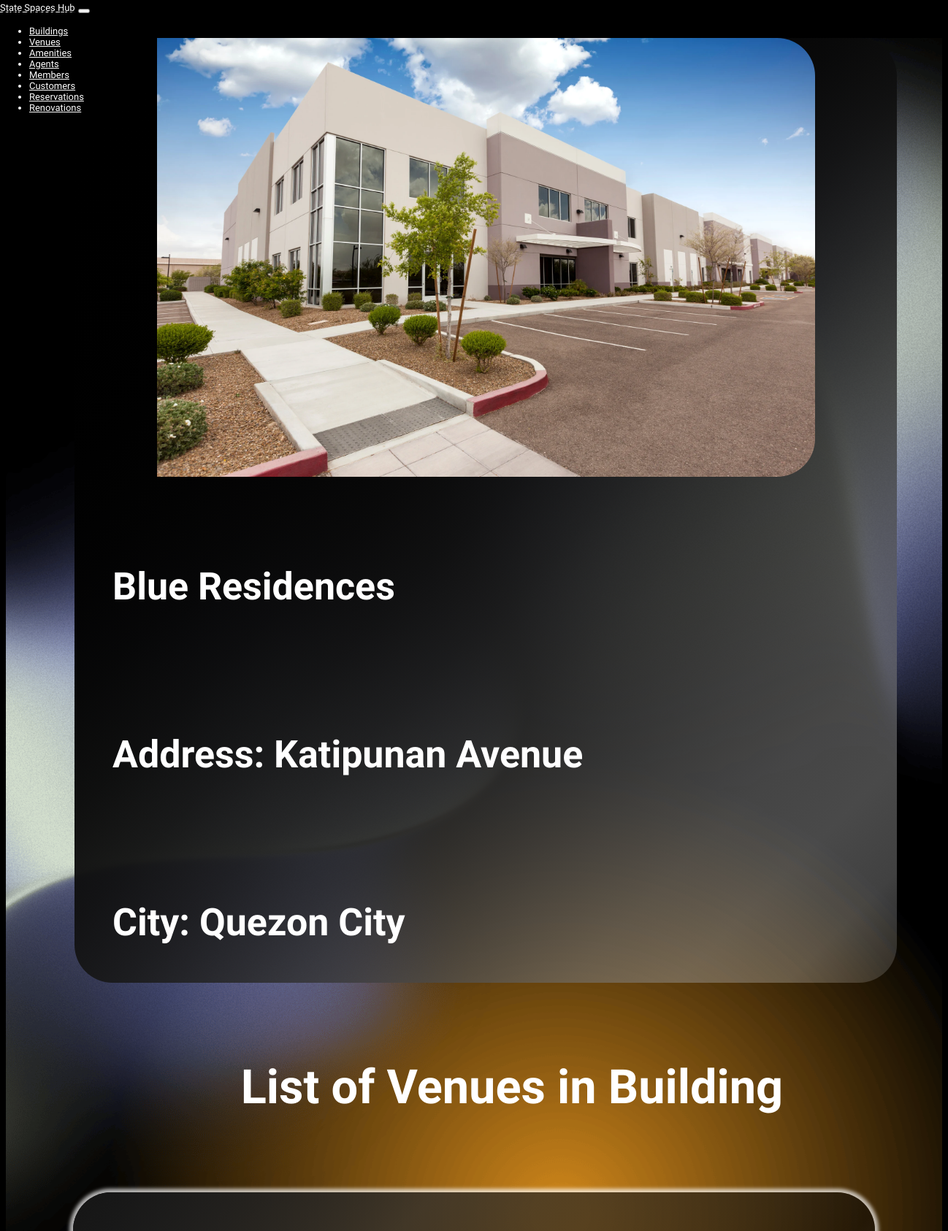
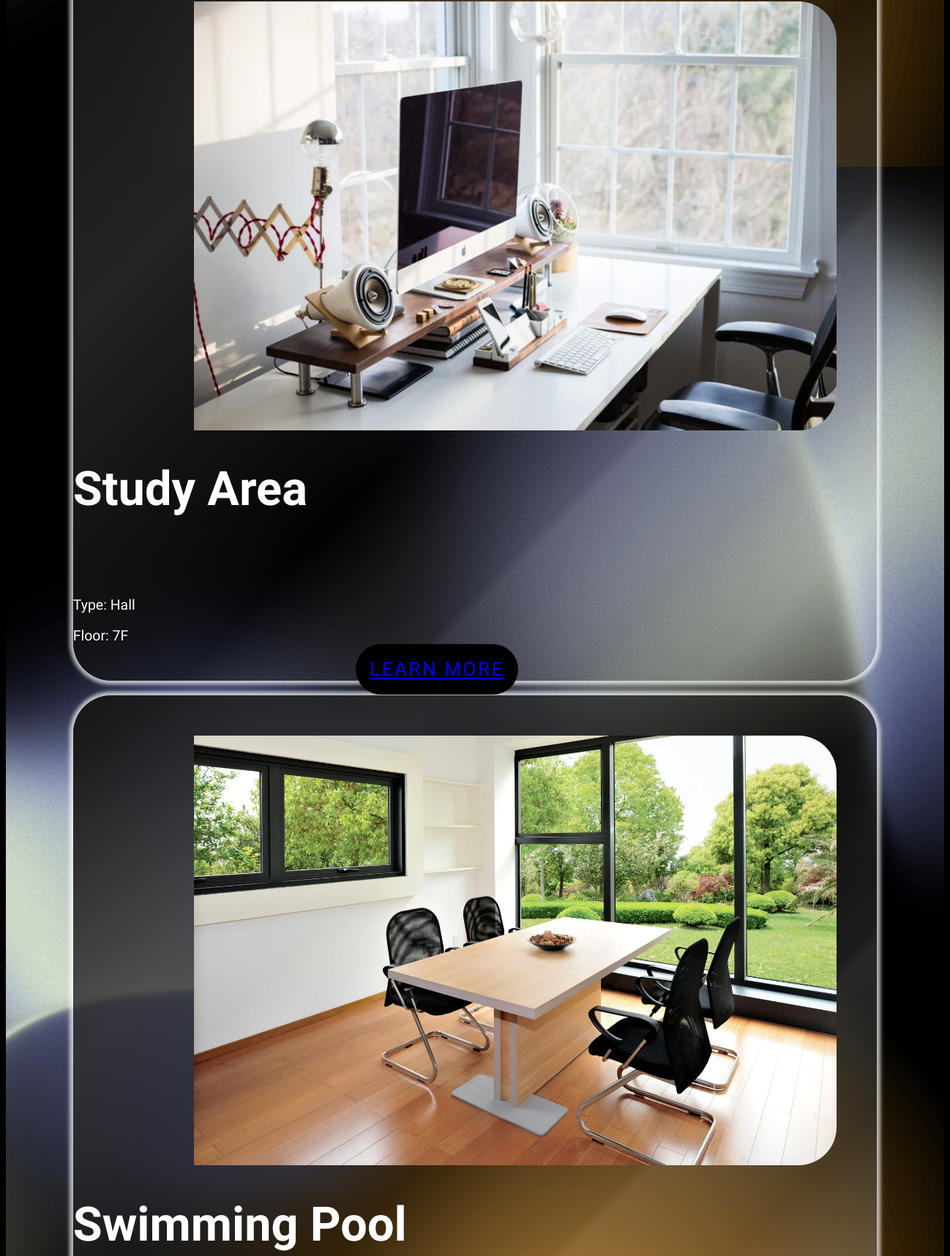
Screenshot of /building/1 (upper part) with the database file from the repository (2 pictures, top to bottom).
### StateSpacesHub/models.py (models this page shows, shortened)
class Building(models.Model):
    building_name = models.CharField(max_length=255, null=False)
    building_address = models.CharField(max_length=255, null=False)
    building_city = models.CharField(max_length=255, null=False)

class Venue(models.Model):
    STATUS_CHOICES = [
        ("A", "Available"),
        ("R", "Reserved"),
        ("U", "Under Renovation"),
    ]
    building = models.ForeignKey(Building, on_delete=models.CASCADE, related_name='venues')
    venue_name = models.CharField(max_length=255, null=False)
    venue_type = models.CharField(max_length=255, null=True, default="None")
    venue_floor = models.CharField(max_length=50,null=False)
    venue_floor_area = models.PositiveIntegerField(null=False)
    venue_capacity = models.PositiveIntegerField(null=False)
    venue_status = models.CharField(
        max_length=1,
        choices=STATUS_CHOICES,
        default="A"
    )
    def get_absolute_url(self):
        return reverse('StateSpacesHub:venue_detail', kwargs={'pk': self.pk})

### StateSpacesHub/views.py (the view)
# urls.py: path('building/<int:pk>', BuildingDetailView.as_view(), name='building_detail'),
class BuildingDetailView(DetailView):
    model = Building
    template_name = 'building/BuildingDetail.html'
    def get_context_data(self, **kwargs):
        context = super().get_context_data(**kwargs)
        building = self.get_object()
        context['venues'] = building.venues.all()
        context['total_venues'] = building.venues.count()
        return context

### templates/building/buildingDetail.html (shortened to what this page needs)
{% extends "base.html" %}
{% load static %}
{% block css %}
<link rel="stylesheet" href="{% static 'building/detail.css' %}">
{% endblock css %}
{% block content %}
<section class="building-detail">
        <div class="row">
          <div class="col-md-12">
            <div class="translucent-card">
                <img src="http://127.0.0.1:8000/static/building/detail.webp" class="card-img-top" alt="{{ building.building_name }} Image">
                <h2>{{building.building_name}}</h2>
                <h2>Address: {{building.building_address}}</h2>
                <h2>City: {{building.building_city}}</h2>
            </div>
          </div>
          <h1>List of Venues in Building</h1>
        </div>
          {% for venue in building.venues.all %}
          <div class="col-md-12">
              <div class="card">
                  <div class="row">
                      <div class="col-sm-4">
                          <img class="venue_image card-img-top" src="http://127.0.0.1:8000/static/venue/{{forloop.counter}}.webp"  alt="{{ venue.venue_name }}">
                      </div>
                      <div class="col-sm-8">
                          <div class="card-body">
                              <h5 class="card-title">{{ venue.venue_name }}</h5>
                              <p>Type: {{ venue.venue_type }}</p>
                              <p>Floor: {{ venue.venue_floor }}</p>
                              <a href="{{ venue.get_absolute_url }}" class="btn btn-dark button">LEARN MORE</a>
                          </div>
                      </div>
                  </div>
              </div>
          </div>
          {% endfor %}
</section>
{% endblock content %}

### static/base.css (style rules this page uses)
body { background-color:black; color:white; font-family: Questrial; }
h2 { color: white; font-family: Questrial; font-size: 3vw; margin-top:5vw; }

### static/building/detail.css (style rules this page uses)
.building-detail { background-image: url("detailbg.png"); background-size: contain; background-position: top; background-repeat: repeat; text-align: center; width: 100%; min-height: 145.27vw; }
.building-detail .row { margin-top: 20px; }
.building-detail .card { border-radius: 4vw; margin-bottom: 20px; border: none; background: linear-gradient(135deg, rgba(21,21,21,1) 0%,rgba(30,30,30,0.92) 9%,rgba(45,45,45,0.78) 24%,rgba(19,19,19,0.57) 47%,rgba(3,3,3,0.51) 54%,rgba(46,46,46,0.45) 61%,rgba(73,73,73,0.39) 68%,rgba(104,104,104,0.38) 69%,rgba(104,104,104,0.28) 80%,rgba(255,255,255,0.2) 89%,rgba(255,255,255,0.1) 100%); box-shadow: 0 0 5px 5px rgba(255,255,255, 0.7); transition: transform 0.2s; width: 87%; margin: auto; min-height: 300px; }
.building-detail .col-md-12 { margin: 0.75vw; }
.building-detail .card-img-top { height: 200px; object-fit: cover; border-radius: 4vw; }
.building-detail .card-title { margin-top: 3vw; font-size: 5vw; color: white; font-family: Questrial; text-align: left; }
.building-detail .card-body p { font-size: 1.5vw; font-family: Questrial; color: white; text-align: left; }
.building-detail .button { background-color: black; width: 90%; padding: 1.5vw 1.5vw; font-size: 2vw; font-family: Hanken Grotesk; text-transform: capitalize; border-radius: 4vw; letter-spacing: 0.2vw; margin-left: -8vw; }
.building-detail .venue_image { width: 90%; margin-top: 5% !important; height: 80%; margin: auto; object-fit: cover; border-radius: 4vw; }
.translucent-card { background-image: linear-gradient(135deg, rgb(0% 0% 0%) 0%, rgb(0.002% 0.002% 0.002% / 0.9999867248535156) 6.25%, rgb(0.024% 0.024% 0.024% / 0.99978759765625) 12.5%, rgb(0.124% 0.124% 0.124% / 0.9989247131347656) 18.75%, rgb(0.391% 0.391% 0.391% / 0.9966015625) 25%, rgb(0.954% 0.954% 0.954% / 0.9917030334472656) 31.25%, rgb(1.978% 1.978% 1.978% / 0.98279541015625) 37.5%, rgb(3.664% 3.664% 3.664% / 0.9681263732910156) 43.75%, rgb(6.25% 6.25% 6.25% / 0.945625) 50%, rgb(10.011% 10.011% 10.011% / 0.9129017639160156) 56.25%, rgb(15.259% 15.259% 15.259% / 0.86724853515625) 62.5%, rgb(22.34% 22.34% 22.34% / 0.8056385803222657) 68.75%, rgb(31.641% 31.641% 31.641% / 0.7247265625) 75%, rgb(43.581% 43.581% 43.581% / 0.6208485412597656) 81.25%, rgb(58.618% 58.618% 58.618% / 0.49002197265625) 87.5%, rgb(77.248% 77.248% 77.248% / 0.3279457092285156) 93.75%, rgb(100% 100% 100% / 0.13) 100% ); border-radius: 4vw; color:white; text-align: left; margin: 4vw; margin-left: 6.5vw !important; }
.translucent-card h2 { font-size: 4vw; font-family: Questrial; padding:4vw; }
.building-detail .card-img-top { width: 80%; padding-left:10%; height: 80%; object-fit: cover; border-radius: 4vw; }
.building-detail h1 { font-size: 5vw; font-family: Questrial; padding:4vw; color: white; text-align: center; width:100%; }

### rows the page displays
Building: building_name "Blue Residences", building_address "Katipunan Avenue", building_city "Quezon City"
Venue: shows a picture, venue_name "Study Area", venue_type "Hall", venue_floor "7F"
Venue: shows a picture, venue_name "Swimming Pool"
